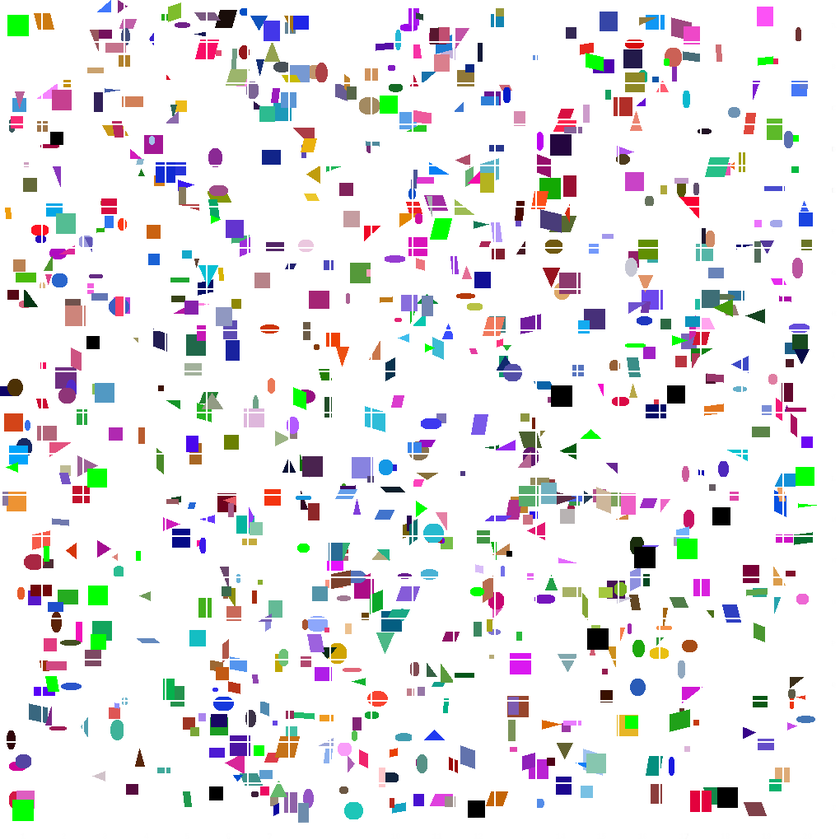
#> input picture witcher_senses/level5_hacked.png, 840 x 840 px, shrunk from 1020 x 1020 before the run
$ python level5.py   (older library calls are emulated)
#> lines starting #> are read from the running program, lines starting #| are printed output that depends on the picture; after the words box and inside, x2 and y2 are one past the last pixel; in counts of white or black regions, pixels touching at a corner belong together
import numpy as np
import cv2

Y = 'ABCDEFGHIJKLMNOPQRST'


def is_square(cnt):
    if len(cnt) != 4:
        return False
    xs = []
    ys = []
    for i in cnt:
        for j in i:
            xs.append(j[0])
            ys.append(j[1])
    return max(xs) - min(xs) == max(ys) - min(ys)


def main():
    black_squares = []
    image = cv2.imread('level5_hacked.png')
#> image is the input picture: shape (840, 840, 3); mean B, G, R 232.5, 230.4, 232.2

    lower = np.array([0, 0, 0])
    upper = np.array([10, 10, 10])
    shape_mask = cv2.inRange(image, lower, upper)
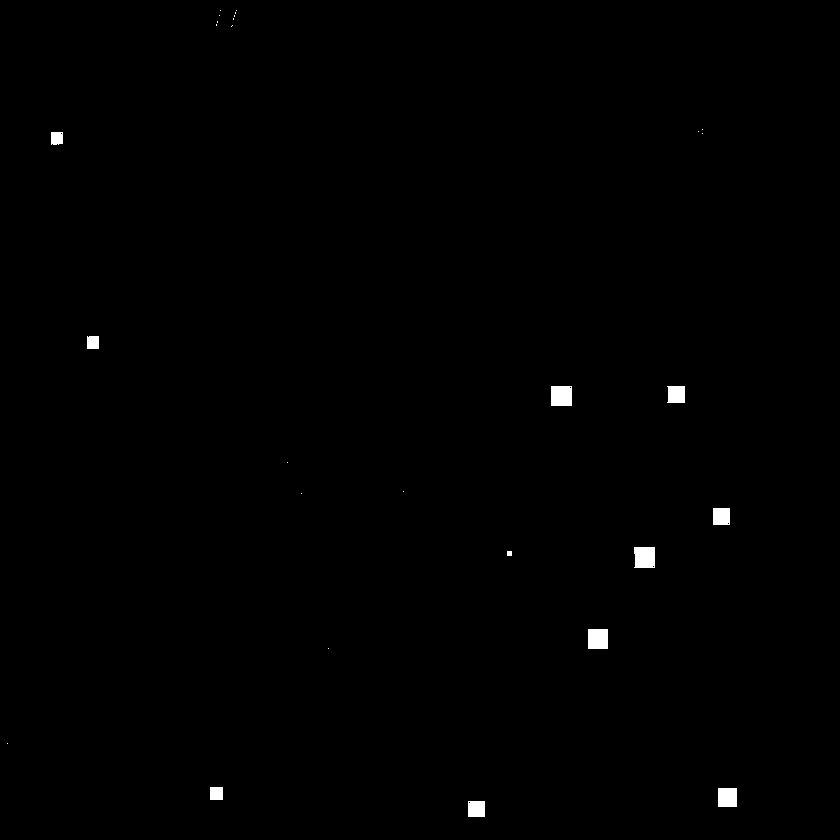
#> shape_mask: shape (840, 840); 0.42% white; 28 white regions (17 under 20 px)

    _, cnts, _ = cv2.findContours(
        shape_mask.copy(),
        cv2.RETR_EXTERNAL,
        cv2.CHAIN_APPROX_SIMPLE
    )
#> cnts = 28 contours, 18 with area under 20; largest, box (x1, y1, x2, y2) and area: (634, 547, 655, 568) 387, (551, 386, 572, 406) 380, (588, 629, 608, 649) 361, (718, 788, 737, 807) 324, (667, 386, 685, 403) 257

    for cnt in cnts:
        if is_square(cnt):
            x = cnt[0][0]
            black_squares.append('%s%s' % (Y[int(x[1]/50)], int(x[0]/50) + 1))
#> this loop made 28 passes
#> cnt on passes 1, 2, 3, 4, 5, 6, 7, 9, 10, 11, 12, 14: [[468, 801], [468, 816], [484, 816], [484, 801]], [[718, 788], [718, 806], [736, 806], [736, 788]], [[210, 787], [210, 799], [222, 799], [222, 787]], [[7, 743]], [[328, 648]], [[588, 629], [588, 648], [607, 648], [607, 629]], [[507, 551], [507, 555], [511, 555], [511, 551]], [[713, 508], [713, 524], [729, 524], [729, 508]], [[301, 493]], [[403, 491]], [[287, 462]], [[551, 386], [551, 405], [571, 405], [571, 386]]
#> after the loop, black_squares = ['P15', 'P5', 'M12', 'L11', 'K15']

    green_squares = []
#> green_squares = []
    lower = np.array([0, 200, 0])
    upper = np.array([10, 255, 10])
    shape_mask = cv2.inRange(image, lower, upper)
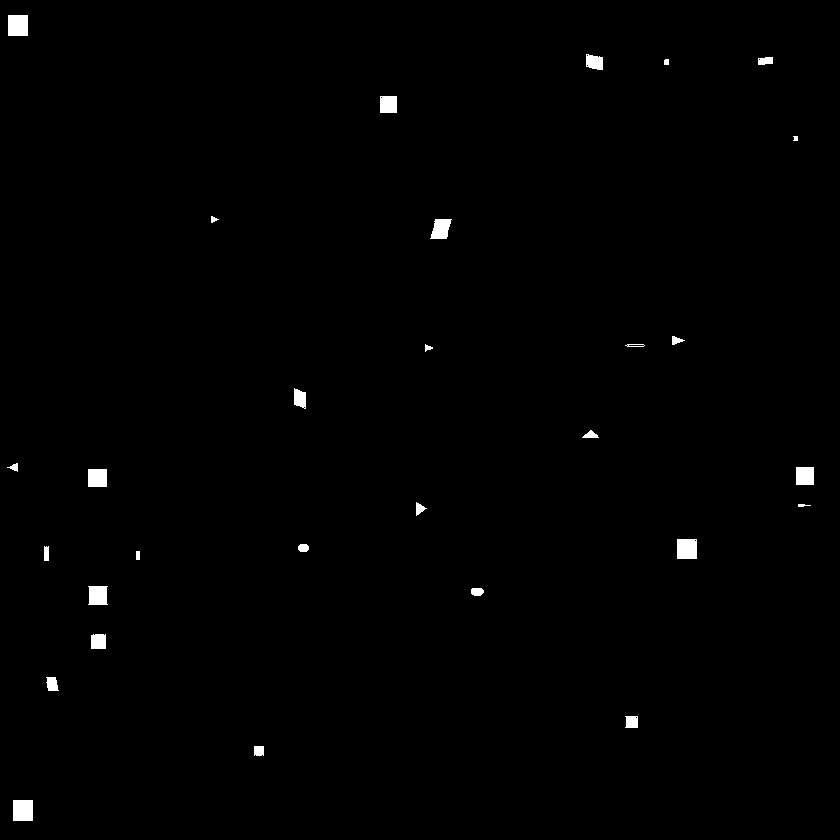
#> shape_mask: shape (840, 840); 0.67% white; 29 white regions

    _, cnts, _ = cv2.findContours(
        shape_mask.copy(),
        cv2.RETR_EXTERNAL,
        cv2.CHAIN_APPROX_SIMPLE
    )
#> cnts = 29 contours, 3 with area under 20; largest, box (x1, y1, x2, y2) and area: (13, 800, 33, 821) 380, (8, 15, 28, 36) 380, (677, 539, 697, 559) 361, (88, 586, 108, 605) 308, (88, 469, 107, 487) 306

    for cnt in cnts:
        if is_square(cnt):
            x = cnt[0][0]
            green_squares.append('%s%s' % (Y[int(x[1]/50)], int(x[0]/50) + 1))
#> this loop made 29 passes
#> cnt on passes 1, 8, 11, 14, 15, 25, 29: [[13, 800], [13, 820], [32, 820], [32, 800]], [[136, 551], [136, 559], [139, 559], [139, 551]], [[677, 539], [677, 558], [696, 558], [696, 539]], [[88, 469], [88, 486], [106, 486], [106, 469]], [[796, 467], [796, 484], [813, 484], [813, 467]], [[380, 96], [380, 112], [396, 112], [396, 96]], [[8, 15], [8, 35], [27, 35], [27, 15]]
#> after the loop, green_squares = ['K14', 'J16', 'B8']

    print(green_squares)
#| ['K14', 'J16', 'B8']
    print(black_squares)
#| ['P15', 'P5', 'M12', 'L11', 'K15']
    print(';'.join(green_squares + black_squares))
#| K14;J16;B8;P15;P5;M12;L11;K15


if __name__ == '__main__':
    main()

# T1;S7;R16;P3;O3;N17;L20;C10;A1;T18;T6;P15;N13;N16;M18;J17;J14;I3;D2 + T12
